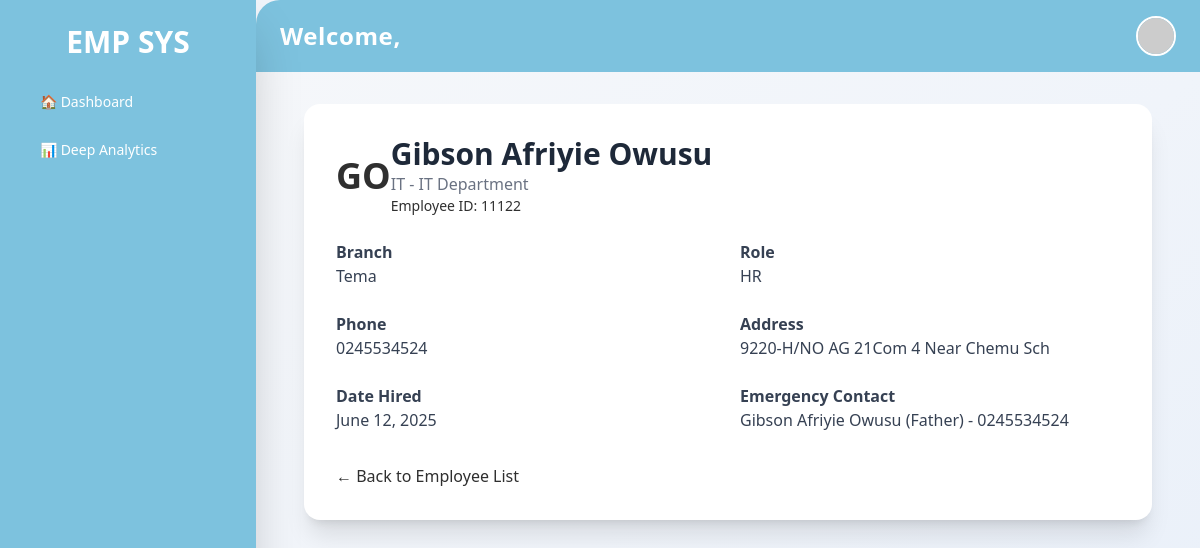
The page /employees/view/2/ (signed in) on the database as committed earlier.
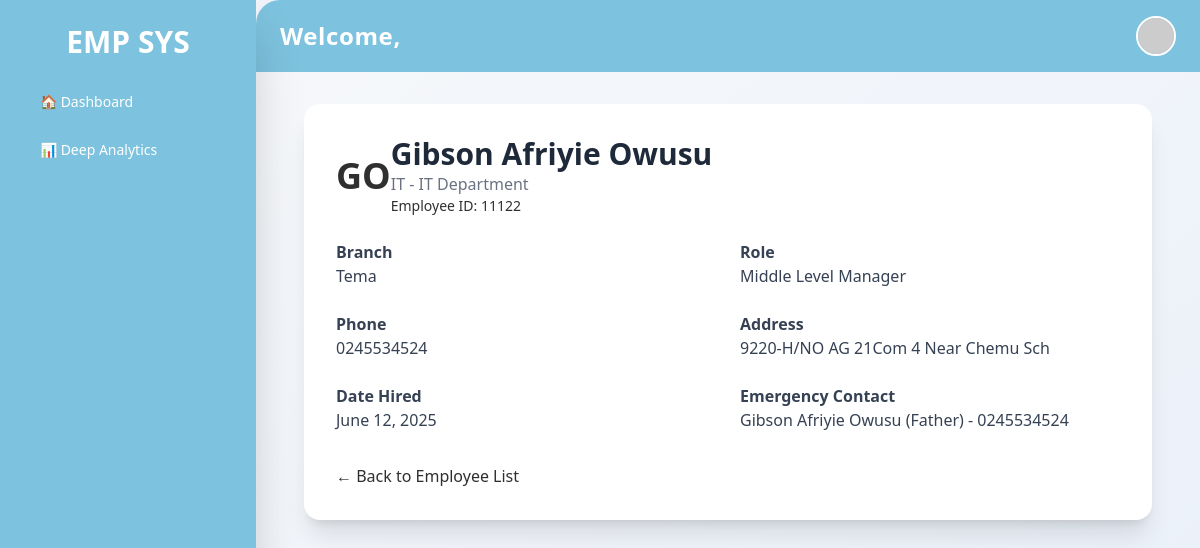
The same page on the database as committed later.
### performance_app/models.py (models this page shows, shortened)
class EmployeeProfile(models.Model):
    user = models.OneToOneField(User, on_delete=models.CASCADE)
    first_name = models.CharField(max_length=100, blank=True, null=True)
    last_name = models.CharField(max_length=100, blank=True, null=True)
    department = models.CharField(max_length=100)
    job_title = models.CharField(max_length=100)
    date_hired = models.DateField()
    phone = models.CharField(max_length=15, blank=True, null=True)
    address = models.TextField(null=True, blank=True)
    emergency_contact_name = models.CharField(max_length=100, null=True, blank=True)
    emergency_contact_phone = models.CharField(max_length=15, null=True, blank=True)
    emergency_relationship = models.CharField(max_length=50, null=True, blank=True)
    data_created = models.DateTimeField(auto_now_add=True, blank=True, null=True)
    data_updated = models.DateTimeField(auto_now=True, blank=True, null=True)
    created_by = models.ForeignKey(User, related_name='created_employee', on_delete=models.CASCADE, null=True, blank=True)
    updated_by = models.ForeignKey(User, related_name='updated_employee', on_delete=models.CASCADE, null=True, blank=True)

class User(AbstractBaseUser, PermissionsMixin):
    ROLE_CHOICES = [
        ('HR', 'HR'),
        ('HIGH_MANAGER', 'High Level Manager'),
        ('MIDDLE_MANAGER', 'Middle Level Manager'),
        ('MANAGER', 'Low Level Manager'),
        ('EMPLOYEE', 'Employee'),
    ]
    employee_id = models.CharField(max_length=20, unique=True)
    role = models.CharField(max_length=20, choices=ROLE_CHOICES)
    branch = models.CharField(max_length=100, blank=True, null=True)
    is_active = models.BooleanField(default=True)
    is_staff = models.BooleanField(default=False)
    USERNAME_FIELD = 'employee_id'
    REQUIRED_FIELDS = []
    objects = CustomUserManager()
    def __str__(self):
        return f"{self.employee_id} - {self.role}"

### performance_app/views.py (the view)
# urls.py: path('employees/view/<int:user_id>/', views.view_employee, name='view_employee'),
@login_required
def view_employee(request, user_id):
    employee = get_object_or_404(EmployeeProfile, user__id=user_id)
    return render(request, 'dashboard/hr/view_employee.html', {'employee': employee})

### theme/templates/dashboard/hr/view_employee.html (shortened to what this page needs)
{% extends 'base.html' %}
{% load static %}
{% block content %}
<div class="container mx-auto py-10 px-4">
    <div class="max-w-4xl mx-auto bg-white shadow-xl rounded-2xl p-8 animate-fade-in">
        <div class="flex items-center space-x-6 mb-6">
            <div class="w-24 h-24 bg-blue-100 rounded-full flex items-center justify-center text-4xl font-bold text-blue-600">
                {{ employee.first_name|slice:":1" }}{{ employee.last_name|slice:":1" }}
            </div>
            <div>
                <h2 class="text-3xl font-semibold text-gray-800">{{ employee.first_name }} {{ employee.last_name }}</h2>
                <p class="text-gray-500">{{ employee.job_title }} - {{ employee.department }}</p>
                <p class="text-sm text-gray-400">Employee ID: {{ employee.user.employee_id }}</p>
            </div>
        </div>
        <div class="grid md:grid-cols-2 gap-6 text-gray-700">
            <div>
                <h4 class="font-bold mb-1">Branch</h4>
                <p>{{ employee.user.branch }}</p>
            </div>
            <div>
                <h4 class="font-bold mb-1">Role</h4>
                <p>{{ employee.user.get_role_display }}</p>
            </div>
            <div>
                <h4 class="font-bold mb-1">Phone</h4>
                <p>{{ employee.phone }}</p>
            </div>
            <div>
                <h4 class="font-bold mb-1">Address</h4>
                <p>{{ employee.address }}</p>
            </div>
            <div>
                <h4 class="font-bold mb-1">Date Hired</h4>
                <p>{{ employee.date_hired }}</p>
            </div>
            <div>
                <h4 class="font-bold mb-1">Emergency Contact</h4>
                <p>{{ employee.emergency_contact_name }} ({{ employee.emergency_relationship }}) - {{ employee.emergency_contact_phone }}</p>
            </div>
        </div>
        <div class="mt-8">
            <a href="{% url 'employee_management' %}" class="text-blue-600 hover:underline">← Back to Employee List</a>
        </div>
    </div>
</div>
{% endblock %}

Rows that differ between the two databases and show on the page:
changed EmployeeProfile "Gibson Afriyie": user.role "HR" → "Middle Level Manager"
